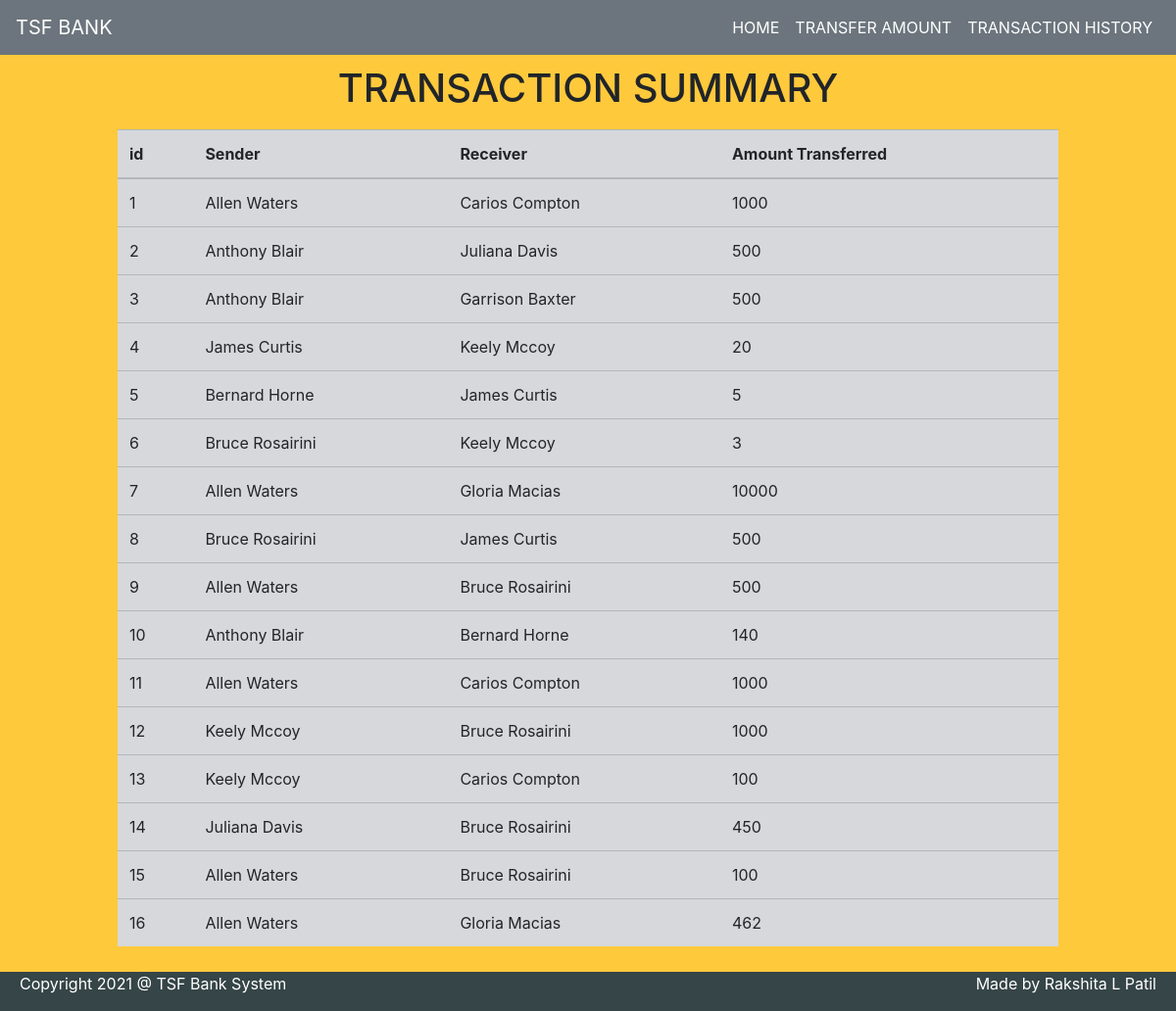
The page /history.php on the database its author committed.
### tables this page shows
CREATE TABLE IF NOT EXISTS `history` (
  `id` int(255) NOT NULL AUTO_INCREMENT,
  `fromuser` varchar(255) NOT NULL,
  `touser` varchar(255) NOT NULL,
  `transamount` int(255) NOT NULL,
  PRIMARY KEY (`id`)
);

### history.php (the view, shortened to what this page needs)
<!DOCTYPE html>
<html lang="en" dir="ltr">
  <head>
    <link rel="stylesheet" href="https://maxcdn.bootstrapcdn.com/bootstrap/4.5.2/css/bootstrap.min.css">
  </head>
  <body>
    <?php
      include 'connection.php';
      $selectquery="select * from history";
      $query=mysqli_query($conn,$selectquery);
    ?>
    <nav class="navbar navbar-expand-sm bg-secondary navbar-dark justify-content-between">
      <a class="navbar-brand" href="#"><i class="fa fa-university fa-lg"></i>TSF BANK</a>
      <ul class="navbar-nav navbar-right ">
        <li class="nav-item active">
          <a class="nav-link" href="index.php">HOME</a>
        </li>
        <li class="nav-item active">
          <a class="nav-link" href="viewusers.php">TRANSFER AMOUNT</a>
        </li>
        <li class="nav-item active">
          <a class="nav-link" href="history.php">TRANSACTION HISTORY</a>
        </li>
      </ul>
    </nav>
    <div class="heading">
      <h1>TRANSACTION SUMMARY</h1>
    </div>
    <div class="table-responsive parent">
      <table class="table table-secondary">
        <thead>
          <tr>
            <th>id</th>
            <th>Sender</th>
            <th>Receiver</th>
            <th>Amount Transferred</th>
          </tr>
        </thead>
        <tbody>
        <?php
          while($res=mysqli_fetch_array($query))
          {
        ?>
          <tr>
            <td><?php echo $res['id']; ?></td>
            <td><?php echo $res['fromuser']; ?></td>
            <td><?php echo $res['touser']; ?></td>
            <td><?php echo $res['transamount']; ?></td>
          </tr>
        <?php
        }
        ?>
        </tbody>
      </table>
    </div>
    <div class="footer ">
      <p>Copyright 2021 @ TSF Bank System </p>
      <p>Made by Rakshita L Patil</p>
    </div>
  </body>
</html>

### history.php (style rules this page uses)
* { margin: 0; padding: 0; box-sizing: border-box; }
body { background-color: #ffc93c; }
.heading { display: flex; justify-content: center; margin-top: 10px; }
.parent { width: 80%; height: 80%; display: flex; margin: 10px auto; }
.footer { display: flex; justify-content:space-between; align-items:center; background-color: #364547; color: white; padding: 0 20px; }

### rows shown on the page
history: id "1", fromuser "Allen Waters", touser "Carios Compton", transamount "1000"
history: id "2", fromuser "Anthony Blair", touser "Juliana Davis", transamount "500"
history: id "3", fromuser "Anthony Blair", touser "Garrison Baxter", transamount "500"
history: id "4", fromuser "James Curtis", touser "Keely Mccoy", transamount "20"
history: id "5", fromuser "Bernard Horne", touser "James Curtis", transamount "5"
history: id "6", fromuser "Bruce Rosairini", touser "Keely Mccoy", transamount "3"
history: id "7", fromuser "Allen Waters", touser "Gloria Macias", transamount "10000"
history: id "8", fromuser "Bruce Rosairini", touser "James Curtis", transamount "500"
history: id "9", fromuser "Allen Waters", touser "Bruce Rosairini", transamount "500"
history: id "10", fromuser "Anthony Blair", touser "Bernard Horne", transamount "140"
history: id "11", fromuser "Allen Waters", touser "Carios Compton", transamount "1000"
history: id "12", fromuser "Keely Mccoy", touser "Bruce Rosairini", transamount "1000"
history: id "13", fromuser "Keely Mccoy", touser "Carios Compton", transamount "100"
history: id "14", fromuser "Juliana Davis", touser "Bruce Rosairini", transamount "450"
history: id "15", fromuser "Allen Waters", touser "Bruce Rosairini", transamount "100"
history: id "16", fromuser "Allen Waters", touser "Gloria Macias", transamount "462"
